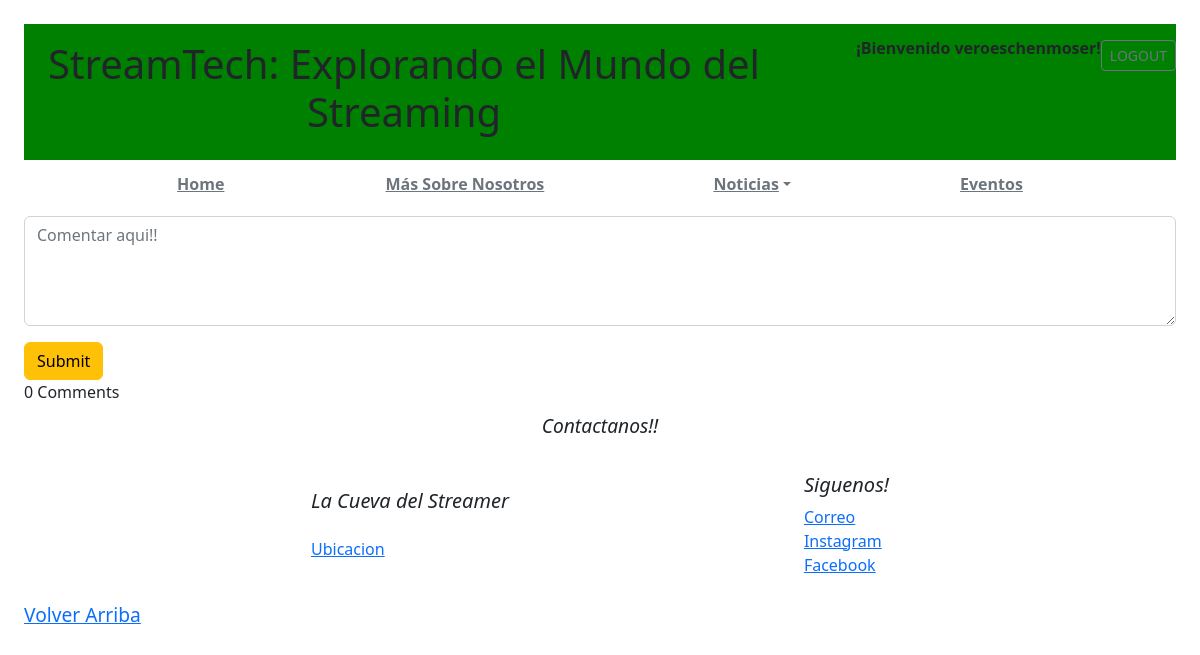
The page /Noticias/post/4/ (signed in) on the database as committed earlier.
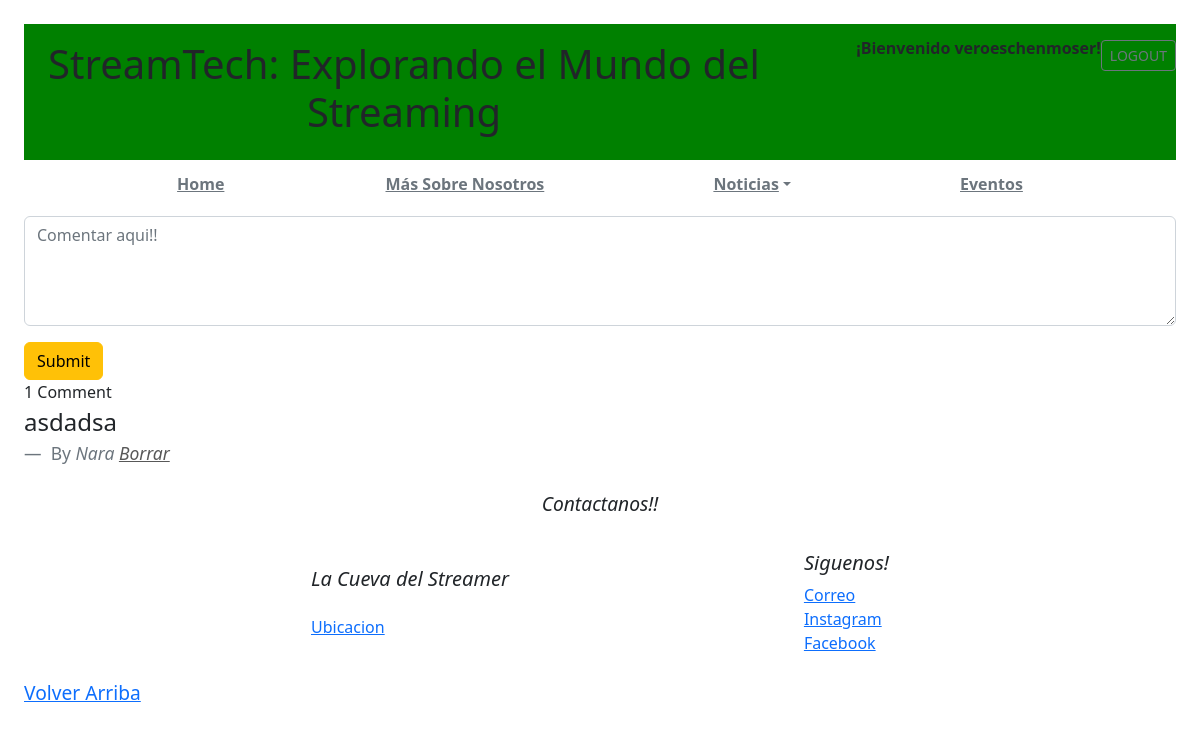
The same page on the database as committed later.
### apps/noticias/models.py (models this page shows, shortened)
class Comment(models.Model):
	post=models.ForeignKey(Post,on_delete=models.CASCADE,related_name='comentarios')
	user=models.ForeignKey(Usuario,on_delete=models.CASCADE)
	content=models.TextField()
	timestamp=models.DateTimeField(auto_now_add=True)

### apps/usuarios/models.py (models this page shows)
class Usuario(AbstractUser):
    pass

### apps/noticias/views.py (the view)
# urls.py: path('post/<int:pk>/', views.post_detail, name='detallenoticias'),
@login_required
def post_detail(request,pk):
    post=Post.objects.get(id=pk)
    ied=pk
    comments=Comment.objects.filter(post=post).order_by("-pk")
    if request.method == 'POST':
            cf=CommentForm(request.POST or None)
            if cf.is_valid():
                content=request.POST.get('content')
                comment=Comment.objects.create(post=post,user=request.user,content=content)
                comment.save()
                return redirect('/')
    else:
        cf=CommentForm()
    context={
            'titulo': 'Post Details',
            'comments':comments,
            'ied':ied,
            'object':post,
            'comment_form':cf
    }
    return render(request,'noticias/detallenoticias.html',context)

### apps/noticias/forms.py
class CommentForm(forms.ModelForm):
    content=forms.CharField(label="",widget=forms.Textarea(
    attrs={
        'class':'form-control',
        'placeholder':'Comentar aqui!!',
        'rows':4,
        'cols':50
    }))
    class Meta:
        model = Comment
        fields=['content']

### templates/noticias/detallenoticias.html (shortened to what this page needs)
{% extends 'basetemplate.html'%}
{% load static%}
{%block contenido%}
    <form method="POST">
        {{comment_form.as_p}}
        <input type="submit" name="comment" class="btn btn-warning">
    </form>
    <div class="main-comment-section">
        {{comments.count}} Comment{{comments|pluralize}}
    </div>
    {% for comment in comments %}
        <blockquote class="blockquote">
        <p>{{ comment.content}}</p>
        <footer class="blockquote-footer">
            By <cite>{{comment.user|capfirst}}
            <a href="{% url 'noticias:socio_comment' comment.id %}" style="color: #585858;">Borrar</a>
            </cite>
        </footer>
        </blockquote>
    {% endfor %}
    {%endblock contenido%}

Rows that differ between the two databases and show on the page:
added Comment: content "asdadsa", user "Nara"
Other text that changed with them:
{{ comments.count }}: "0" → "1"
